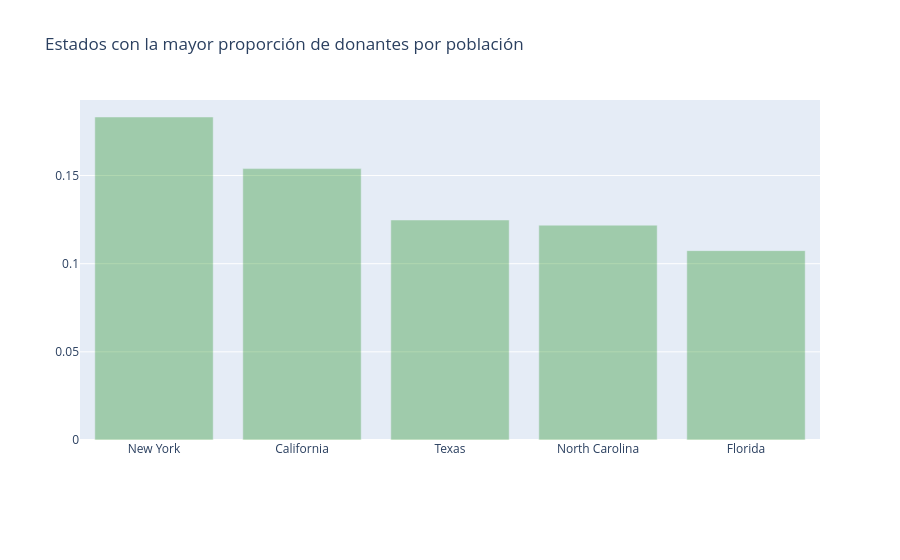

This figure's notebook cell:
### Markdown cell above
### Interpretación de los Resultados

A partir del análisis exploratorio realizado mediante los mapas de calor y otras técnicas de visualización, es posible identificar relaciones importantes entre las variables del conjunto de datos.

Entre las principales observaciones se encuentran:

- Las variables con coeficientes de correlación cercanos a **1** presentan una **fuerte relación positiva**, lo que indica que ambas tienden a aumentar o disminuir de manera similar.

- Las variables con coeficientes cercanos a **-1** muestran una **fuerte relación negativa**, es decir, cuando una variable aumenta, la otra tiende a disminuir.

- Los valores próximos a **0** indican una **correlación débil o inexistente**, lo que sugiere que las variables no presentan una relación lineal significativa.

- Los mapas de calor permiten identificar rápidamente grupos de variables relacionadas, facilitando la detección de patrones y posibles redundancias dentro del conjunto de datos.

- En proyectos de Ciencia de Datos, este análisis resulta especialmente útil para detectar **multicolinealidad**, seleccionar variables relevantes y comprender la estructura del conjunto de datos antes de construir modelos predictivos.

---

## <a>Conjunto de Datos Ajustado para el Análisis</a>

En algunos casos, las variables pueden encontrarse en escalas muy diferentes, lo que dificulta su comparación directa. Por ello, antes de generar determinados mapas de calor, puede ser conveniente aplicar técnicas de normalización o estandarización que permitan comparar las variables bajo una misma escala.

Este proceso mejora la interpretación visual y facilita la identificación de patrones entre las diferentes características del conjunto de datos.

---

## <a id="2.3">2.3 Mapa de Calor de la Matriz de Correlación</a>

En esta sección construiremos la matriz de correlación entre las variables numéricas del conjunto de datos y la representaremos mediante un **Heatmap**. La intensidad del color mostrará el grado de asociación entre cada par de variables, permitiendo identificar relaciones fuertes, débiles o negativas de manera inmediata.

### Code cell
census_2013 = {'Mississippi': 2991207, 'Iowa': 3090416, 'Oklahoma': 3850568, 'Delaware': 925749, 'Minnesota': 5420380, 'Alaska': 735132, 'Illinois': 12882135, 'Arkansas': 2959373, 'New Mexico': 2085287, 'Indiana': 6570902, 'Maryland': 5928814, 'Louisiana': 4625470, 'Texas': 26448193, 'Wyoming': 582658, 'Arizona': 6626624, 'Wisconsin': 5742713, 'Michigan': 9895622, 'Kansas': 2893957, 'Utah': 2900872, 'Virginia': 8260405, 'Oregon': 3930065, 'Connecticut': 3596080, 'New York': 19651127, 'California': 38332521, 'Massachusetts': 6692824, 'West Virginia': 1854304, 'South Carolina': 4774839, 'New Hampshire': 1323459, 'Vermont': 626630, 'Georgia': 9992167, 'North Dakota': 723393, 'Pennsylvania': 12773801, 'Florida': 19552860, 'Hawaii': 1404054, 'Kentucky': 4395295, 'Rhode Island': 1051511, 'Nebraska': 1868516, 'Missouri': 6044171, 'Ohio': 11570808, 'Alabama': 4833722, 'South Dakota': 844877, 'Colorado': 5268367, 'Idaho': 1612136, 'New Jersey': 8899339, 'Washington': 6971406, 'North Carolina': 9848060, 'Tennessee': 6495978, 'Montana': 1015165, 'District of Columbia': 646449, 'Nevada': 2790136, 'Maine': 1328302}

donors_from_states = dict(donors_df['Donor State'].value_counts())

don_pop = {}
for state, don in donors_from_states.items():
    if state not in census_2013:
        continue
    don_pop[state]  = float(don)*100000/ census_2013[state]

import operator
don_pop = sorted(don_pop.items(), key=operator.itemgetter(1), reverse = True)
xx = [x[0] for x in (don_pop)][1:]
yy = [x[1] for x in (don_pop)][1:]

trace2 = go.Bar(
    x=xx,
    y=yy,
    name='Donors to Population',
    marker=dict(color='green'),
    opacity=0.3
)

data = [trace2]
layout = go.Layout(
    barmode='group',
    legend=dict(dict(x=-.1, y=1.2)),
    margin=dict(b=120),
    title = 'Estados con la mayor proporción de donantes por población',
)

fig = go.Figure(data=data, layout=layout)
iplot(fig, filename='grouped-bar')

### Figure 1 — Plotly figure (JSON) as saved in the notebook; plotly's stock layout.template omitted (floating-point values rounded to 4 significant figures)
{"data": [{"marker": {"color": "green"}, "name": "Donors to Population", "opacity": 0.3, "type": "bar", "x": ["New York", "California", "Texas", "North Carolina", "Florida"], "y": [0.1832, 0.1539, 0.1248, 0.1219, 0.1074]}], "layout": {"barmode": "group", "legend": {"x": -0.1, "y": 1.2}, "margin": {"b": 120}, "title": {"text": "Estados con la mayor proporción de donantes por población"}}}
